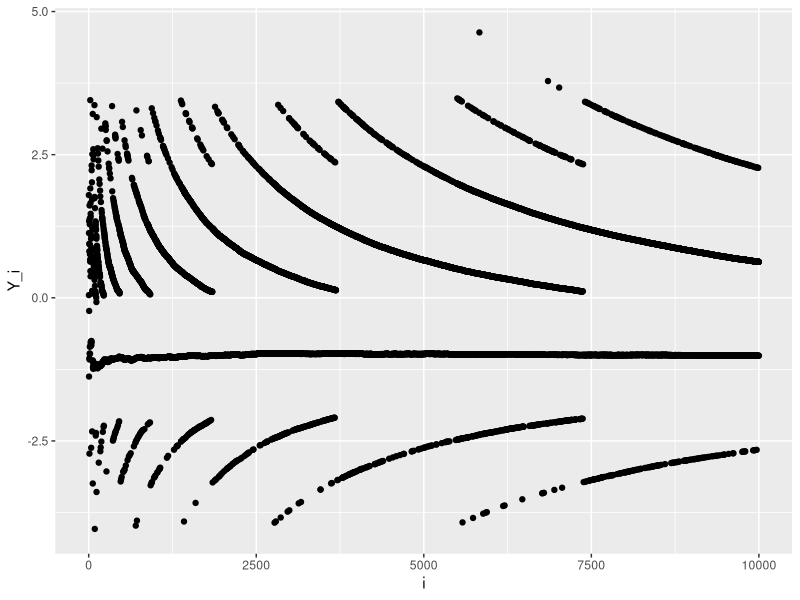
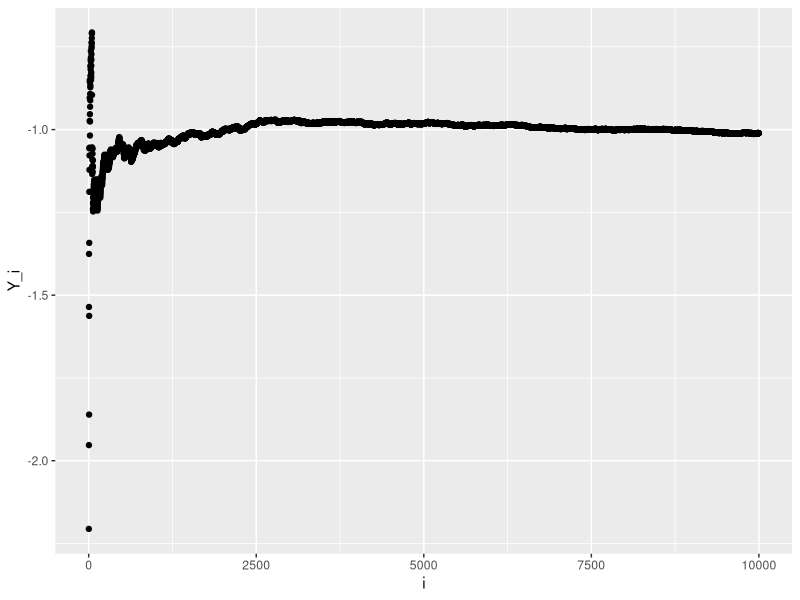

Generate these figures, in order, with R:
## ---- chunk 1
knitr::opts_chunk$set(echo = TRUE)
## ---- chunk 2
x1 <- 1/3 ; x2 <- 1/4
if ( x1 - x2 == 1/12){
  print("substraction is correct")
}else{
  print("substraction is wrong")
}
## ---- chunk 3
x1 <- 1 ; x2 <- 1/2
if ( x1 - x2 == 1/2){
  print("substraction is correct")
}else{
  print("substraction is wrong")
}
## ---- chunk 4
x1 <- 1 ; x2 <- 1/2
if (isTRUE(all.equal( x1 - x2, 1/2))){
  print("substraction is correct")
}else{
  print("substraction is wrong")
}
## ---- chunk 5
epsilon = 10^(-15)

derivative <- function(x){
  stopifnot(is.numeric(x))
  dx <- ((x+epsilon) - x)/(epsilon)
  return(dx)
}

## ---- chunk 6
x1 = 1
x2 = 100000
derivative(x1)
derivative(x2)
## ---- chunk 7
library(ggplot2)
## ---- chunk 8
myvar <- function(x){
  stopifnot(is.vector(x),
            is.numeric(x))
  n <- length(x)
  variance <- (1/(n-1))*(sum(x^2) - (1/n)*((sum(x))^2))
  return(variance)
}

vect_x <- rnorm(10000, mean = 10^8, sd = 1)

Y <- c()
for (i in 1:length(vect_x)){
  Y[i] <- myvar(vect_x[1:i]) - var(vect_x[1:i])
}
## ---- chunk 9
data_Y <- data.frame(values = Y, len = 1:length(Y))
plot_dependence <- ggplot(data = data_Y)+
  geom_point(aes(x = len, y = values))+ xlab("i")+ylab("Y_i")

print(plot_dependence)
## ---- chunk 10
myvar_improved <- function(x){
  stopifnot(is.vector(x),
            is.numeric(x))
  mu <- mean(x)
  n <- length(x)
  variance_improved <- (sum(x - mu)^2)/(n-1)
  return(variance_improved)
}

Y_improved <- c()
for (i in 1:length(vect_x)){
  Y_improved[i] <- myvar_improved(vect_x[1:i]) - var(vect_x[1:i])
}

data_Y_improved <- data.frame(values = Y_improved, len = 1:length(Y_improved))

plot_dependence_improved <- ggplot(data = data_Y_improved)+
  geom_point(aes(x = len, y = values))+ xlab("i")+ylab("Y_i")

print(plot_dependence_improved)
## ---- chunk 11
# Formulae A
binom_a <- function(n,k){
  stopifnot(is.numeric(n), is.numeric(k))
  coeff_a <- prod(1:n) / (prod(1:k) * prod(1:(n-k)))
  return(coeff_a)
}
# Formulae B
binom_b <- function(n,k){
  stopifnot(is.numeric(n), is.numeric(k))
  coeff_b <- prod((k+1):n) / prod(1:(n-k))
  return(coeff_b)
}
# Formulae C
binom_c <- function(n,k){
  stopifnot(is.numeric(n), is.numeric(k))
  coeff_c <- prod(((k+1):n) / (1:(n-k)))
  return(coeff_c)
}



